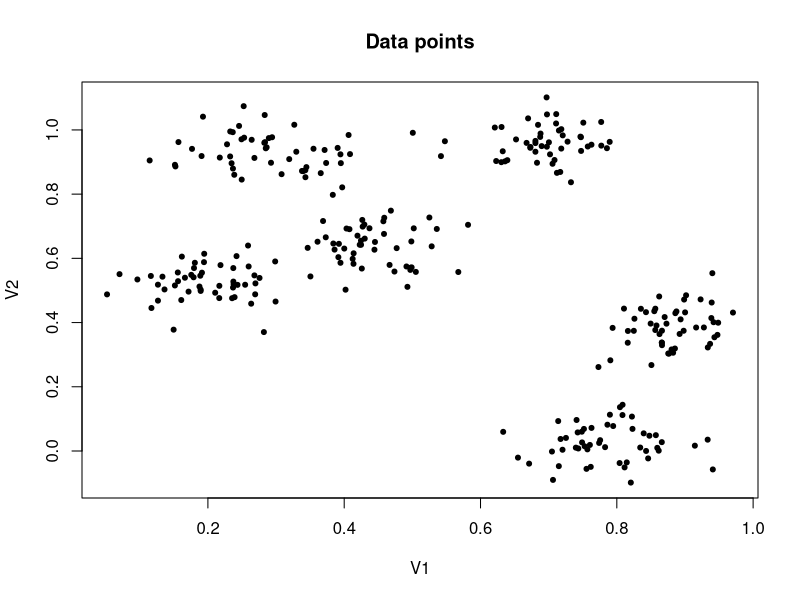

Generate this figure with R: (Note: this script raises an error after producing the figure.)
# This example reads a set of datapoints from a file
# It uses path length (TSP), tpPL, and OLO criteria to find orderings.
# It plots the paths and the heat maps all in one graph.

closeAllConnections()  # helps avoid "Error in file(con, "w") : all connections are in use"
library(lattice)      # for the levelplot function
library(latticeExtra) # allow adding plotxy objects
library(MASS)
library(seriation)
library(viridis)
library(doParallel)
registerDoParallel() # for parallel processing in TSP

### function that calculates the tree penalty matrix
penaltymatrix <-function(d,method){ 
  # d = dissimilarity matrix as a "dist" object
  # method = type of linkage: single, complete, average, Ward
  D<-as.matrix(d) # distance matrix as a "matrix" object
  if (method == "ward") {
    method = "ward.D2"
  }
  Tree1 <- hclust(d,method=method)   # tree object from hierarchical clustering
  n  <- length(Tree1$height)+1 # number of leaves in a tree
  a1 <- matrix(cutree(Tree1,1:n),ncol=n,nrow=n,byrow=F,dimnames=NULL) # matrix of cluster identities for different cuts
  h1 <- rev(Tree1$height)# vector of heights of cuts in decreasing order of length n-1
  PM <- matrix(rep(0,n^2),nrow=n) # create a matrix to save tree penalties
  for (i in 1:(n-1)) {
    for(j in (i+1):n) {
      e11 <- c(a1[i,])     # vector of cluster indices for point i
      e12 <- c(a1[j,])     # vector of cluster indices for point j
      lca1 <- max(which(e11==e12))  # least common ancestor node of i and j
      PM[i,j] <- h1[lca1]
    }
  }
  NM <- PM * mean(D) / mean(PM)           # normalized penalty matrix
  return(list(PM=PM,NM=NM))
}

### Reading in data matrix from a file
### This code produces a matrix A of points
A <- read.table("six_normal_clusters_4.txt",header=F)
dim(A)
head(A)
dim <- ncol(A) # number of dimensions
dim

### plot the points, if two dimensional
if (dim == 2) {
  plot(A, pch=20, main="Data points")
}

### define distance matrix and penalty matrix
n <- nrow(A) # number of points
d <- dist(A, method="euclidean") # distance matrix as a "dist" object
D <- as.matrix(d) # distance matrix as a "matrix" object

mylinkage <- "average" ## Choose a hierarchical tree type for tpPL and OLO seriation methods
TP <- penaltymatrix(d,method=mylinkage)$NM # tree penalty matrix (normalized)
tp <- as.dist(TP) # tree penalty matrix as a "dist" object
b <- 0.5 # tuning parameter for tpPL method (0.3-0.8 range recommended)
tppl <- d+b*tp # tree-penalized path length matrix as a "dist" object

### obtain TSP, OLO, and tpPL seriation orderings
rp <- 50 # number of iterations for TSP and tpPL methods
methods <- c("TSP","tpPL","OLO")
ord <- list()
cat("Computing",rp,"TSP orderings\n")
ord$tsp <- get_order(seriate(d,"TSP",control=list(rep=rp,"two_opt"),parallel=T)) 
cat("Computing",rp,"tpPL orderings\n")
ord$tppl <- get_order(seriate(tppl,"TSP",control=list(rep=rp,"two_opt"),parallel=T)) 
cat("Computing OLO ordering\n")
ord$olo <- get_order(seriate(d,method="OLO_average"))

### plot the three orderings
cat("Plotting the orderings\n")
dev.off()
for(i in 1:3){
  score <- criterion(d,ord[[i]],"Path_length")
  score2 <- criterion(tppl,ord[[i]],"Path_length")

  ### start ordering with smaller D values; helps orderings match each other
  BestPath = ord[[i]]
  j = round(n/2)
  if (sum(sum(D[BestPath[1:(j+1)],BestPath[1:(j+1)]])) > sum(sum(D[BestPath[(n-j):n],BestPath[(n-j):n]]))) {
    BestPath = rev(BestPath)  # reverse ordering; not a substantive change
  }
  imagetitle = paste(methods[i],"path length",round(score,4))
  
  ### plot points and line segments to represent the path
  ### starting point is green, ending point is black
  pa <-xyplot(A[BestPath,2]~A[BestPath,1],
              aspect = 1:1,type="p",cex=c(1,rep(0.6,n-2),1),
              pch=20,scales=list(x=list(draw=F),y=list(draw=F)),
              col=rep(c("green","red","black"),c(1,n-2,1)),
              xlab="",ylab="",main=imagetitle
              ) +xyplot(A[BestPath,2]~A[BestPath,1],type="l",
                        cex=0.5, pch=20, col="blue")
  
  print(pa,split=c(1,i,2,3),more=TRUE)
  
  ### create and plot heat map
  f <- function (mm) t(mm)[ ,nrow(mm):1] # rotates matrix 90 deg. clockwise
  ga <-levelplot(f(D[BestPath,BestPath]), xlab=" ", ylab=" ",scales=list(draw=F),
                 col.regions =viridis,
                 colorkey = list(space= "right"))
  
  if (i < 3) {
    print(ga,split=c(2,i,2,3),more=TRUE)
  } else {
    print(ga,split=c(2,i,2,3),more=FALSE)
  }
}
